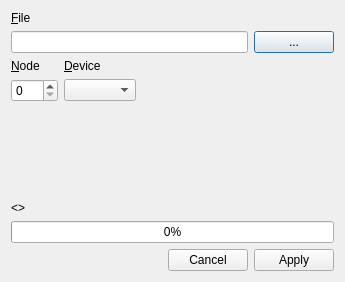
<?xml version="1.0" encoding="UTF-8"?>
<ui version="4.0">
 <class>dialogFirmware</class>
 <widget class="QDialog" name="dialogFirmware">
  <property name="geometry">
   <rect>
    <x>0</x>
    <y>0</y>
    <width>345</width>
    <height>282</height>
   </rect>
  </property>
  <property name="windowTitle">
   <string>Upload Firmware</string>
  </property>
  <layout class="QVBoxLayout" name="verticalLayout">
   <item>
    <widget class="QLabel" name="labelFile">
     <property name="text">
      <string>&amp;File</string>
     </property>
     <property name="buddy">
      <cstring>editFile</cstring>
     </property>
    </widget>
   </item>
   <item>
    <layout class="QHBoxLayout" name="horizontalLayout">
     <item>
      <widget class="QLineEdit" name="editFile"/>
     </item>
     <item>
      <widget class="QPushButton" name="btnFile">
       <property name="text">
        <string>...</string>
       </property>
      </widget>
     </item>
    </layout>
   </item>
   <item>
    <layout class="QGridLayout" name="gridLayout">
     <item row="0" column="0">
      <widget class="QLabel" name="labelNode">
       <property name="text">
        <string>&amp;Node</string>
       </property>
       <property name="buddy">
        <cstring>spinNode</cstring>
       </property>
      </widget>
     </item>
     <item row="1" column="0">
      <widget class="QSpinBox" name="spinNode">
       <property name="maximum">
        <number>255</number>
       </property>
      </widget>
     </item>
     <item row="0" column="1">
      <widget class="QLabel" name="labelDevice">
       <property name="text">
        <string>&amp;Device</string>
       </property>
       <property name="buddy">
        <cstring>comboDevice</cstring>
       </property>
      </widget>
     </item>
     <item row="1" column="1">
      <widget class="QComboBox" name="comboDevice"/>
     </item>
     <item row="1" column="2">
      <spacer name="horizontalSpacer_2">
       <property name="orientation">
        <enum>Qt::Horizontal</enum>
       </property>
       <property name="sizeHint" stdset="0">
        <size>
         <width>40</width>
         <height>20</height>
        </size>
       </property>
      </spacer>
     </item>
    </layout>
   </item>
   <item>
    <layout class="QHBoxLayout" name="horizontalLayout_2">
     <item>
      <spacer name="horizontalSpacer">
       <property name="orientation">
        <enum>Qt::Horizontal</enum>
       </property>
       <property name="sizeHint" stdset="0">
        <size>
         <width>40</width>
         <height>20</height>
        </size>
       </property>
      </spacer>
     </item>
    </layout>
   </item>
   <item>
    <spacer name="verticalSpacer">
     <property name="orientation">
      <enum>Qt::Vertical</enum>
     </property>
     <property name="sizeHint" stdset="0">
      <size>
       <width>20</width>
       <height>40</height>
      </size>
     </property>
    </spacer>
   </item>
   <item>
    <widget class="QLabel" name="labelStatus">
     <property name="text">
      <string>&lt;&lt;Status&gt;&gt;</string>
     </property>
    </widget>
   </item>
   <item>
    <widget class="QProgressBar" name="progressBar">
     <property name="value">
      <number>0</number>
     </property>
    </widget>
   </item>
   <item>
    <widget class="QDialogButtonBox" name="buttonBox">
     <property name="standardButtons">
      <set>QDialogButtonBox::Apply|QDialogButtonBox::Cancel</set>
     </property>
    </widget>
   </item>
  </layout>
 </widget>
 <resources/>
 <connections>
  <connection>
   <sender>buttonBox</sender>
   <signal>clicked(QAbstractButton*)</signal>
   <receiver>dialogFirmware</receiver>
   <slot>btnClick(QAbstractButton*)</slot>
   <hints>
    <hint type="sourcelabel">
     <x>141</x>
     <y>277</y>
    </hint>
    <hint type="destinationlabel">
     <x>155</x>
     <y>0</y>
    </hint>
   </hints>
  </connection>
  <connection>
   <sender>buttonBox</sender>
   <signal>rejected()</signal>
   <receiver>dialogFirmware</receiver>
   <slot>reject()</slot>
   <hints>
    <hint type="sourcelabel">
     <x>319</x>
     <y>277</y>
    </hint>
    <hint type="destinationlabel">
     <x>220</x>
     <y>0</y>
    </hint>
   </hints>
  </connection>
  <connection>
   <sender>btnFile</sender>
   <signal>clicked()</signal>
   <receiver>dialogFirmware</receiver>
   <slot>btnFileClick()</slot>
   <hints>
    <hint type="sourcelabel">
     <x>331</x>
     <y>33</y>
    </hint>
    <hint type="destinationlabel">
     <x>269</x>
     <y>-19</y>
    </hint>
   </hints>
  </connection>
 </connections>
 <slots>
  <slot>btnClick(QAbstractButton*)</slot>
  <slot>btnFileClick()</slot>
 </slots>
</ui>
